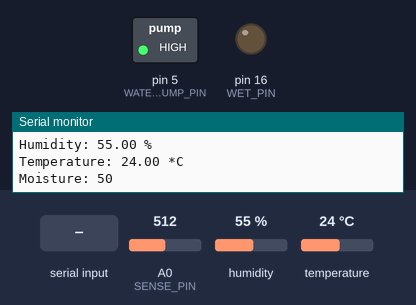
This sketch was run on a simulated Arduino Uno, built with avr-gcc and run on an emulated ATmega328P. Shown: switched loads named in the sketch (green lamp = pin HIGH), output pins drawn as LEDs (lit = HIGH), the last lines printed to the serial monitor. Inputs (shaded band) come from the test bench; at power-on: A0 (SENSE_PIN) = 512, humidity 55 %, temperature 24 °C.

Above: at 1.2 s.
1.3 s: "0\n" received over Serial
At 5.4 s:
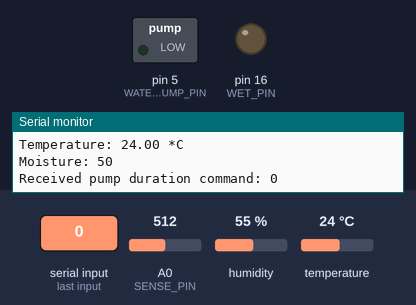
13.5 s: "10\n" received over Serial
At 17.7 s:
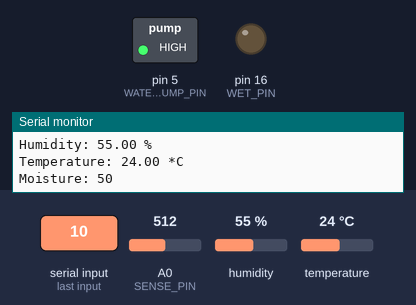
Timing chart, 0 to 19.2 s (numbered marks = the images above; inputs shaded):
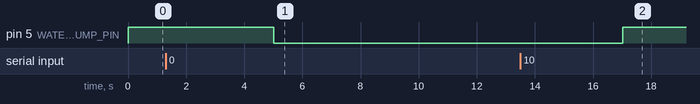

The sketch:

cap_1.ino
```cpp
#include <DHT.h>

#define DHTPIN 2          // DHT22 sensor's data line is connected to pin D2
#define WET_PIN 16        // Wet Indicator at Digital pin D0
#define DRY_PIN 2         // Dry Indicator at Digital pin D4
#define SENSE_PIN A0      // Sensor input at Analog pin A0
#define WATER_PUMP_PIN 5  // Water Pump pin D5

DHT dht(DHTPIN, DHT22);

void setup() {
  pinMode(WATER_PUMP_PIN, OUTPUT);
  digitalWrite(WATER_PUMP_PIN, HIGH);  // Ensure pump is initially off

  Serial.begin(9600);
  dht.begin();

  pinMode(WET_PIN, OUTPUT);
  pinMode(DRY_PIN, OUTPUT);
}

void loop() {
  if (Serial.available() > 0) {
    // Read the serial input
    String input = Serial.readStringUntil('\n');

    // Convert the received string to an integer
    int duration = input.toInt();

    // Check if duration is valid and greater than 0
    if (duration == 0) {
      Serial.print("Received pump duration command: ");
      Serial.println(duration);

      digitalWrite(WATER_PUMP_PIN, LOW);  // Turn on water pump
      delay(2 * 1000);              // Run pump for specified duration in seconds
      //digitalWrite(WATER_PUMP_PIN, HIGH); // Turn off water pump

      Serial.println("Water pump turned off");
    }
    else if(duration == 10) {
      digitalWrite(WATER_PUMP_PIN, HIGH);
      delay(2* 1000);
      Serial.println("Water pump turned on");
    } else {
      Serial.println("Invalid or zero duration received");
    }
  }

  float h = dht.readHumidity();
  float t = dht.readTemperature();

  int value = analogRead(SENSE_PIN);
  int moisture = map(value, 0, 1023, 0, 100);

  Serial.print("Humidity: ");
  Serial.print(h);
  Serial.println(" %");
  Serial.print("Temperature: ");
  Serial.print(t);
  Serial.println(" *C");
  Serial.print("Moisture: ");
  Serial.println(moisture);

  delay(5000);  // Delay 1 second before taking next sensor readings
}
```

Measured:
- after the input at 1.3 s, pin 5 (WATER_PUMP_PIN): HIGH → LOW after 3.7 s
- after the input at 13.5 s, pin 5 (WATER_PUMP_PIN): LOW → HIGH after 3.5 s
